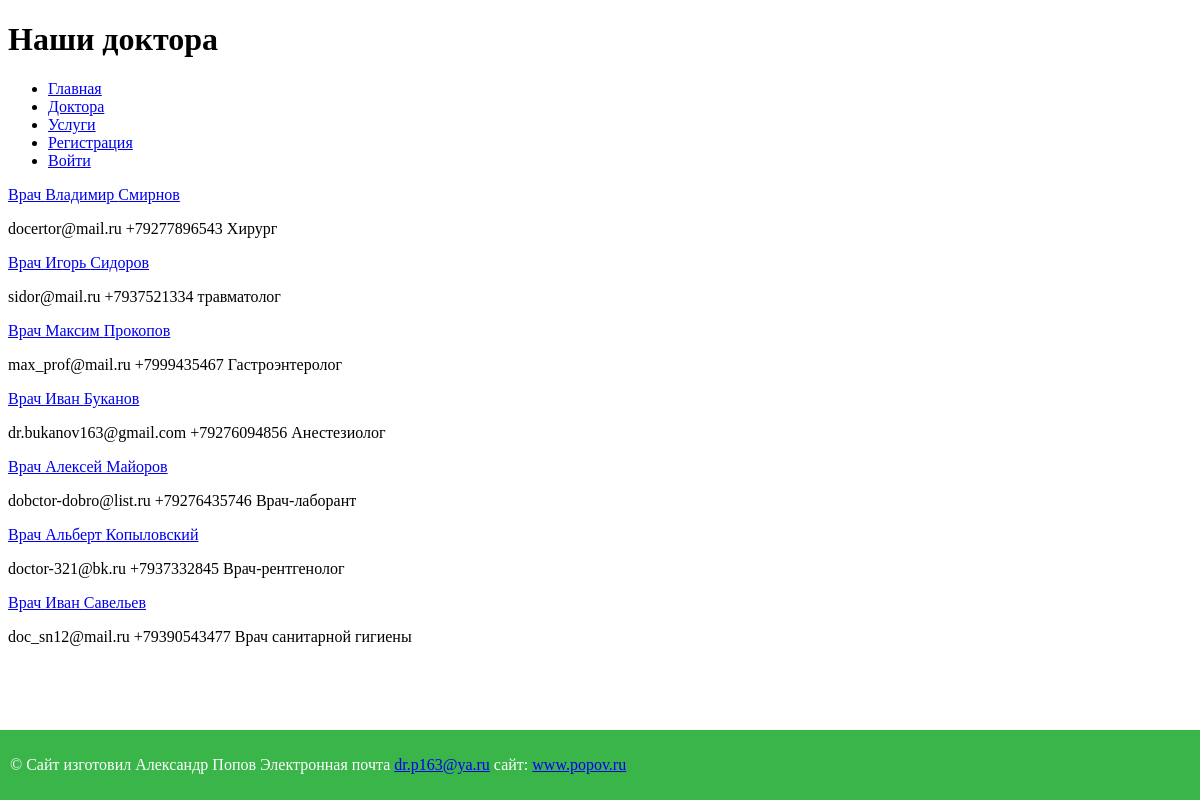
Page /doctors on the committed database.
### src/models.py (models this page shows, shortened)
class Doctor(db.Model):
    __tablename__ = "doctor"
    id = Column(Integer(), primary_key=True)
    age = Column(Integer())
    second_name = Column(String(50))  # фамилия
    first_name = Column(String(50), nullable=False)  # имя
    last_name = Column(String(50))  # отчество
    telephone = Column(String(20), nullable=False)  # телефон
    email = Column(String(50), nullable=False, unique=True)  # мыло
    profile = Column(String(50), nullable=False)  # профиль
    experience = Column(String(10))  # опыт работы
    created_at = Column(DateTime, server_default=func.now())  # дата создания
    updated_at = Column(DateTime, server_onupdate=func.now())  # дата обновления

### src/view.py (the view)
@app.route('/doctors')
def doctors():
    doctors = Doctor.query.all()
    return render_template('doctors.html', doctors=doctors)

### templates/doctors.html (shortened to what this page needs)
{% extends "base.html" %}
{% block h1_title %} Наши доктора {% endblock %}
{% block content %}
{{ super() }}
{% include "include/menu_doctor.html" %}
{% endblock %}

### templates/include/menu_doctor.html
{% for d in doctors %}
<p>
    <a href="{{ url_for('one_doctor', doctor_id=d.id)}}">Врач {{ d.first_name }}
        {{ d.second_name }}</a> <div> {{ d.email }}
        {{ d.telephone  }} {{ d.profile }}</div>
</p>
{% endfor %}

### rows in the picture
Doctor: first_name "Владимир", second_name "Смирнов", email "docertor@mail.ru", telephone "+79277896543", profile "Хирург"
Doctor: first_name "Игорь", second_name "Сидоров", email "sidor@mail.ru", telephone "+7937521334", profile "травматолог"
Doctor: first_name "Максим", second_name "Прокопов", email "max_prof@mail.ru", telephone "+7999435467", profile "Гастроэнтеролог"
Doctor: first_name "Иван", second_name "Буканов", email "dr.bukanov163@gmail.com", telephone "+79276094856", profile "Анестезиолог"
Doctor: first_name "Алексей", second_name "Майоров", email "dobctor-dobro@list.ru", telephone "+79276435746", profile "Врач-лаборант"
Doctor: first_name "Альберт", second_name "Копыловский", email "doctor-321@bk.ru", telephone "+7937332845", profile "Врач-рентгенолог"
Doctor: first_name "Иван", second_name "Савельев", email "doc_sn12@mail.ru", telephone "+79390543477", profile "Врач санитарной гигиены"
